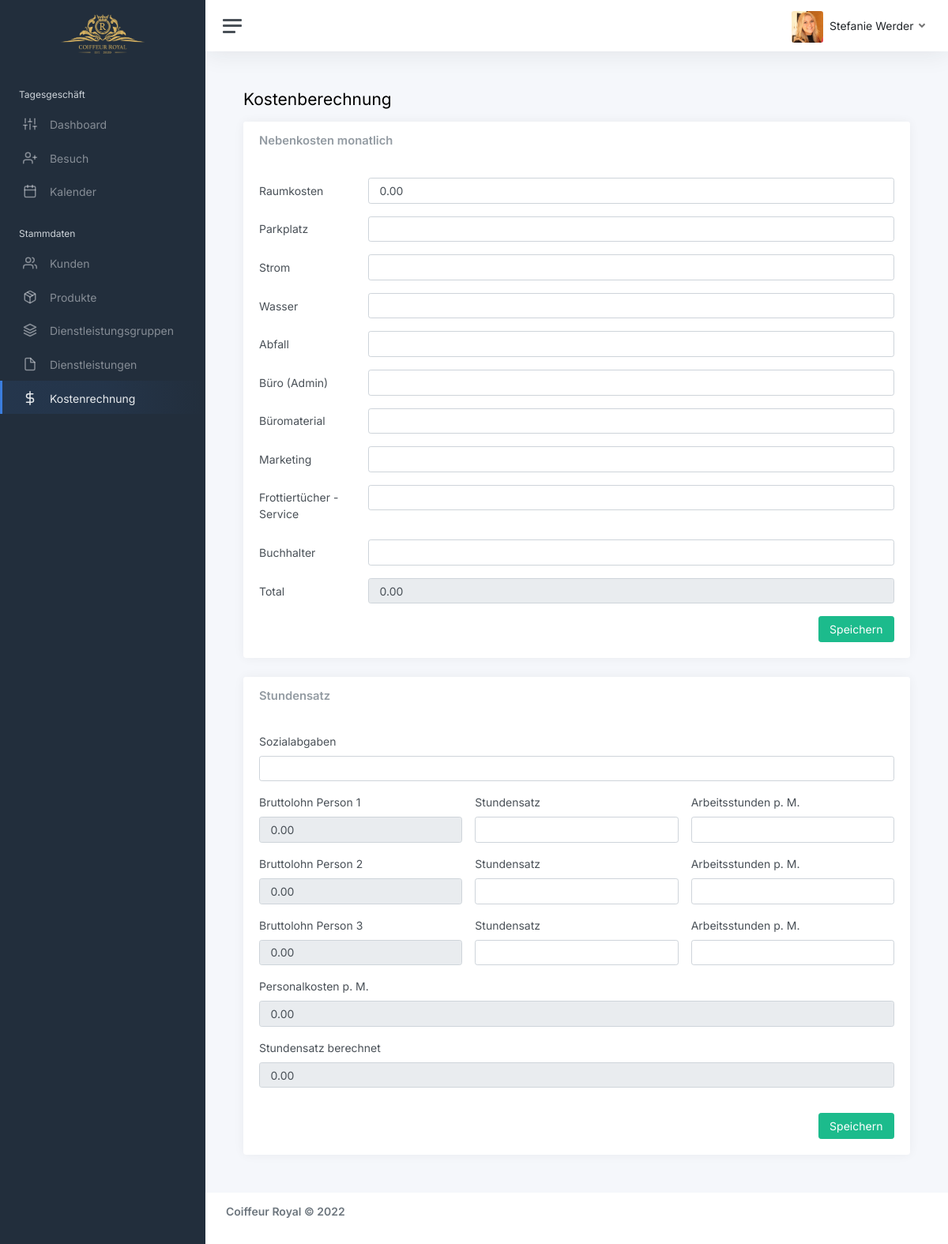
Page /website/sites/cost-calculation.php (signed in) on the earlier database version.
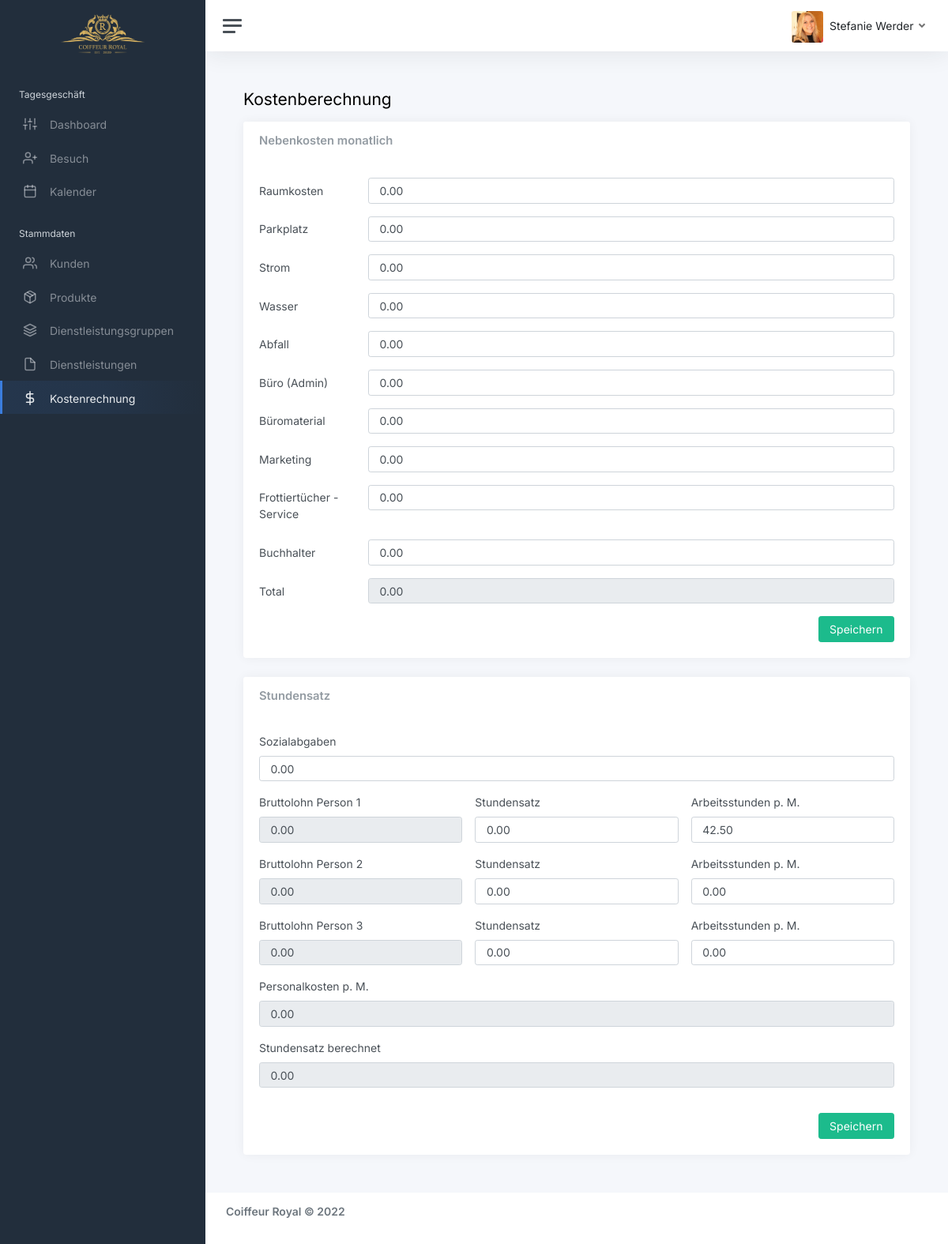
Same page on the later database version.
### tables this page shows
CREATE TABLE IF NOT EXISTS cost_calculation (
    cost_calculation_id INT AUTO_INCREMENT PRIMARY KEY,
    cost_calculation_space DECIMAL(10,2) DEFAULT 0,
    cost_calculation_parking DECIMAL(10,2) DEFAULT 0,
    cost_calculation_energy DECIMAL(10,2) DEFAULT 0,
    cost_calculation_water DECIMAL(10,2) DEFAULT 0,
    cost_calculation_waste DECIMAL(10,2) DEFAULT 0,
    cost_calculation_office DECIMAL(10,2) DEFAULT 0,
    cost_calculation_office_material DECIMAL(10,2) DEFAULT 0,
    cost_calculation_marketing DECIMAL(10,2) DEFAULT 0,
    cost_calculation_towel DECIMAL(10,2) DEFAULT 0,
    cost_calculation_accountant DECIMAL(10,2) DEFAULT 0,
    cost_calculation_additional_cost DECIMAL(10,2) GENERATED ALWAYS AS (cost_calculation_space + cost_calculation_parking + cost_calculation_energy + cost_calculation_water + cost_calculation_waste + cost_calculation_office + cost_calculation_office_material + cost_calculation_marketing + cost_calculation_towel + cost_calculation_accountant) STORED,
    cost_calculation_social_charges DECIMAL(10,2) DEFAULT 0,
    cost_calculation_gross_wage_full DECIMAL(10,2) GENERATED ALWAYS AS (cost_calculation_hour_rate_full * cost_calculation_work_hours_full * cost_calculation_social_charges) STORED,
    cost_calculation_hour_rate_full DECIMAL(10,2) DEFAULT 0,
    cost_calculation_work_hours_full DECIMAL(10,2) DEFAULT 0,
    cost_calculation_gross_wage_half DECIMAL(10,2) GENERATED ALWAYS AS (cost_calculation_hour_rate_half * cost_calculation_work_hours_half * cost_calculation_social_charges) STORED,
    cost_calculation_hour_rate_half DECIMAL(10,2) DEFAULT 0,
    cost_calculation_work_hours_half DECIMAL(10,2) DEFAULT 0,
    cost_calculation_gross_wage_three DECIMAL(10,2) GENERATED ALWAYS AS (cost_calculation_hour_rate_three * cost_calculation_work_hours_three * cost_calculation_social_charges) STORED,
    cost_calculation_hour_rate_three DECIMAL(10,2) DEFAULT 0,
    cost_calculation_work_hours_three DECIMAL(10,2) DEFAULT 0,
    cost_calculation_cost_fte DECIMAL(10,2) GENERATED ALWAYS AS ((cost_calculation_hour_rate_full * cost_calculation_work_hours_full * cost_calculation_social_charges) + (cost_calculation_hour_rate_half * cost_calculation_work_hours_half * cost_calculation_social_charges) + (cost_calculation_hour_rate_three * cost_calculation_work_hours_three * cost_calculation_social_charges) + cost_calculation_additional_cost) STORED,
    cost_calculation_hour_rate_calculated DECIMAL(10,2) GENERATED ALWAYS AS (((cost_calculation_hour_rate_full * cost_calculation_work_hours_full * cost_calculation_social_charges) + (cost_calculation_hour_rate_half * cost_calculation_work_hours_half * cost_calculation_social_charges) + (cost_calculation_hour_rate_three * cost_calculation_work_hours_three * cost_calculation_social_charges) + cost_calculation_additional_cost) / (cost_calculation_work_hours_full + cost_calculation_work_hours_half + cost_calculation_work_hours_three)) STORED
    );

### website/sites/cost-calculation.php (the view, shortened to what the rows shown need)
<!DOCTYPE html>
<html lang="en">
<head>
	<link href="https://cdnjs.cloudflare.com/ajax/libs/twitter-bootstrap/5.0.1/css/bootstrap.min.css" rel="stylesheet">
	<link href="../assets/css/app.css" rel="stylesheet">
	<link href="https://cdn.datatables.net/1.11.4/css/dataTables.bootstrap5.min.css" rel="stylesheet">
</head>
<body>
	<div class="wrapper">
		<div class="main">
			<main class="content">
				<div class="container-fluid p-0">
					<h1 class="h3 mb-3">Kostenberechnung</h1>
					<div class="row">
						<div class="col-12">
							<div class="card">
								<div class="card-body">
									<?php
										include 'db.php';
										$sql = "SELECT * FROM cost_calculation";
										$result = mysqli_query($db_conn, $sql);
										$row = mysqli_fetch_assoc($result);
									?>
                                    <form action="cost_calculation_add_costs_edit.php" method="POST">
                                        <div class="row mb-3">
                                          <div class="col-sm-10">
                                            <input type="text" class="form-control" name="editAdditionalCostCalculation_room" id="editAdditionalCostCalculation_room" value="<?php echo number_format($row['cost_calculation_space'],2,'.',"'")?>">
                                          </div>
                                        </div>
										<div class="row mb-3">
                                          <div class="col-sm-10">
                                            <input type="text" class="form-control" name="editAdditionalCostCalculation_parking" id="editAdditionalCostCalculation_parking" value="<?php echo $row['cost_calculation_parking']?>">
                                          </div>
                                        </div>
                                        <div class="row mb-3">
                                          <div class="col-sm-10">
                                            <input type="text" class="form-control" name="editAdditionalCostCalculation_energy" id="editAdditionalCostCalculation_energy" value="<?php echo $row['cost_calculation_energy']?>">
                                          </div>
                                        </div>
										<div class="row mb-3">
                                            <div class="col-sm-10">
                                              <input type="text" class="form-control" name="editAdditionalCostCalculation_water" id="editAdditionalCostCalculation_water" value="<?php echo $row['cost_calculation_water']?>">
                                            </div>
                                          </div>
                                          <div class="row mb-3">
                                            <div class="col-sm-10">
                                              <input type="text" class="form-control" name="editAdditionalCostCalculation_waste" id="editAdditionalCostCalculation_waste" value="<?php echo $row['cost_calculation_waste']?>">
                                            </div>
                                          </div>
                                          <div class="row mb-3">
                                            <div class="col-sm-10">
                                              <input type="text" class="form-control" name="editAdditionalCostCalculation_office" id="editAdditionalCostCalculation_office" value="<?php echo $row['cost_calculation_office']?>">
                                            </div>
                                          </div>
                                          <div class="row mb-3">
                                            <div class="col-sm-10">
                                              <input type="text" class="form-control" name="editAdditionalCostCalculation_officematerial" id="editAdditionalCostCalculation_officematerial" value="<?php echo $row['cost_calculation_office_material']?>">
                                            </div>
                                          </div>
                                          <div class="row mb-3">
                                            <div class="col-sm-10">
                                              <input type="text" class="form-control" name="editAdditionalCostCalculation_marketing" id="editAdditionalCostCalculation_marketing" value="<?php echo $row['cost_calculation_marketing']?>">
                                            </div>
                                          </div>
                                          <div class="row mb-3">
                                            <div class="col-sm-10">
                                              <input type="text" class="form-control" name="editAdditionalCostCalculation_towel" id="editAdditionalCostCalculation_towel" value="<?php echo $row['cost_calculation_towel']?>">
                                            </div>
                                          </div>
                                          <div class="row mb-3">
                                            <div class="col-sm-10">
                                              <input type="text" class="form-control" name="editAdditionalCostCalculation_accountant" id="editAdditionalCostCalculation_accountant" value="<?php echo $row['cost_calculation_accountant']?>">
                                            </div>
                                          </div>
                                          <div class="row mb-3">
                                            <div class="col-sm-10">
                                              <input type="text" class="form-control" id="inputPassword3" disabled value="<?php echo number_format($row['cost_calculation_additional_cost'],2,'.',"'")?>">
                                            </div>
                                          </div>
                                      </form>
								</div>
							</div>
                            <div class="card">
								<div class="card-body">
									<?php
										include 'db.php';
										$sql_rates = "SELECT * FROM cost_calculation";
										$result_rates = mysqli_query($db_conn, $sql_rates);
										$row_rates = mysqli_fetch_assoc($result_rates);
									?>
                                    <form action="cost_calculation_rates_costs_edit.php" method="POST" class="row g-3">
                                        <div class="col-12">
                                            <label for="editRatesCostCalculation_socialcharges" class="form-label">Sozialabgaben</label>
                                            <input type="text" class="form-control" name="editRatesCostCalculation_socialcharges" id="editRatesCostCalculation_socialcharges" value="<?php echo $row_rates['cost_calculation_social_charges']?>">
                                        </div>
                                        <div class="col-md-4">
                                            <label for="editRatesCostCalculation_gross_wage_full" class="form-label">Bruttolohn Person 1</label>
                                            <input type="text" class="form-control" name="editRatesCostCalculation_gross_wage_full" id="editRatesCostCalculation_gross_wage_full" disabled value="<?php echo number_format($row_rates['cost_calculation_gross_wage_full'],2,'.',"'")?>">
                                        </div>
                                        <div class="col-md-4">
                                            <label for="editRatesCostCalculation_hour_rate_full" class="form-label">Stundensatz</label>
                                            <input type="text" class="form-control" name="editRatesCostCalculation_hour_rate_full" id="editRatesCostCalculation_hour_rate_full" value="<?php echo $row_rates['cost_calculation_hour_rate_full']?>">
                                        </div>
                                        <div class="col-md-4">
                                            <label for="editRatesCostCalculation_work_hours_full" class="form-label">Arbeitsstunden p. M.</label>
                                            <input type="text" class="form-control" name="editRatesCostCalculation_work_hours_full" id="editRatesCostCalculation_work_hours_full" value="<?php echo $row_rates['cost_calculation_work_hours_full']?>">
                                        </div>
                                        <div class="col-md-4">
                                            <label for="editRatesCostCalculation_gross_wage_half" class="form-label">Bruttolohn Person 2</label>
                                            <input type="text" class="form-control" name="editRatesCostCalculation_gross_wage_half" id="editRatesCostCalculation_gross_wage_half" disabled value="<?php echo number_format($row_rates['cost_calculation_gross_wage_half'],2,'.',"'")?>">
                                        </div>
                                        <div class="col-md-4">
                                            <label for="editRatesCostCalculation_hour_rate_half" class="form-label">Stundensatz</label>
                                            <input type="text" class="form-control" name="editRatesCostCalculation_hour_rate_half" id="editRatesCostCalculation_hour_rate_half" value="<?php echo $row_rates['cost_calculation_hour_rate_half']?>">
                                        </div>
                                        <div class="col-md-4">
                                            <label for="editRatesCostCalculation_work_hours_half" class="form-label">Arbeitsstunden p. M.</label>
                                            <input type="text" class="form-control" name="editRatesCostCalculation_work_hours_half" id="editRatesCostCalculation_work_hours_half" value="<?php echo $row_rates['cost_calculation_work_hours_half']?>">
                                        </div>
										<div class="col-md-4">
                                            <label for="editRatesCostCalculation_gross_wage_three" class="form-label">Bruttolohn Person 3</label>
                                            <input type="text" class="form-control" name="editRatesCostCalculation_gross_wage_three" id="editRatesCostCalculation_gross_wage_three" disabled value="<?php echo number_format($row_rates['cost_calculation_gross_wage_three'],2,'.',"'")?>">
                                        </div>
                                        <div class="col-md-4">
                                            <label for="editRatesCostCalculation_hour_rate_three" class="form-label">Stundensatz</label>
                                            <input type="text" class="form-control" name="editRatesCostCalculation_hour_rate_three" id="editRatesCostCalculation_hour_rate_three" value="<?php echo $row_rates['cost_calculation_hour_rate_three']?>">
                                        </div>
                                        <div class="col-md-4">
                                            <label for="editRatesCostCalculation_work_hours_three" class="form-label">Arbeitsstunden p. M.</label>
                                            <input type="text" class="form-control" name="editRatesCostCalculation_work_hours_three" id="editRatesCostCalculation_work_hours_three" value="<?php echo $row_rates['cost_calculation_work_hours_three']?>">
                                        </div>
                                        <div class="col-12">
                                          <label for="editRatesCostCalculation_fte" class="form-label">Personalkosten p. M.</label>
                                          <input type="text" class="form-control" name="editRatesCostCalculation_fte" id="editRatesCostCalculation_fte" disabled value="<?php echo number_format($row_rates['cost_calculation_cost_fte'],2,'.',"'") ?>">
                                        </div>
                                        <div class="col-12 mb-3">
                                          <label for="editRatesCostCalculation_hour_rate_calc" class="form-label">Stundensatz berechnet</label>
                                          <input type="text" class="form-control" name="editRatesCostCalculation_hour_rate_calc" id="editRatesCostCalculation_hour_rate_calc" disabled value="<?php echo number_format($row_rates['cost_calculation_hour_rate_calculated'],2,'.','')?>">
                                        </div>
                                      </form>
								</div>
							</div>
						</div>
					</div>
				</div>
			</main>
		</div>
	</div>
</body>
</html>

Differences in the rows shown:
changed cost_calculation: editAdditionalCostCalculation_parking (not shown) → "0.00"; editAdditionalCostCalculation_energy (not shown) → "0.00"; editAdditionalCostCalculation_water (not shown) → "0.00"; editAdditionalCostCalculation_waste (not shown) → "0.00"; editAdditionalCostCalculation_office (not shown) → "0.00"; cost_calculation_office_material (not shown) → "0.00"; editAdditionalCostCalculation_marketing (not shown) → "0.00"; editAdditionalCostCalculation_towel (not shown) → "0.00"; editAdditionalCostCalculation_accountant (not shown) → "0.00"; editRatesCostCalculation_socialcharges (not shown) → "0.00"; editRatesCostCalculation_hour_rate_full (not shown) → "0.00"; editRatesCostCalculation_work_hours_full (not shown) → "42.50"; editRatesCostCalculation_hour_rate_half (not shown) → "0.00"; editRatesCostCalculation_work_hours_half (not shown) → "0.00"; editRatesCostCalculation_hour_rate_three (not shown) → "0.00"; editRatesCostCalculation_work_hours_three (not shown) → "0.00"
